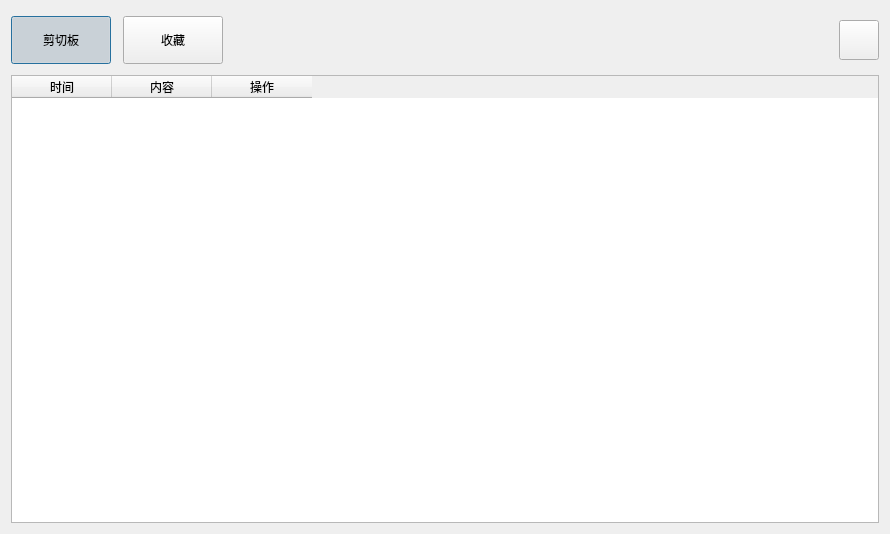
<?xml version="1.0" encoding="UTF-8"?>
<ui version="4.0">
 <class>Dialog</class>
 <widget class="QDialog" name="Dialog">
  <property name="geometry">
   <rect>
    <x>0</x>
    <y>0</y>
    <width>890</width>
    <height>534</height>
   </rect>
  </property>
  <property name="windowTitle">
   <string>MClip</string>
  </property>
  <layout class="QVBoxLayout" name="verticalLayout">
   <item>
    <layout class="QHBoxLayout" name="horizontalLayout">
     <property name="spacing">
      <number>12</number>
     </property>
     <property name="topMargin">
      <number>5</number>
     </property>
     <property name="bottomMargin">
      <number>5</number>
     </property>
     <item>
      <widget class="QPushButton" name="btnClipboard">
       <property name="minimumSize">
        <size>
         <width>100</width>
         <height>48</height>
        </size>
       </property>
       <property name="text">
        <string>剪切板</string>
       </property>
       <property name="checkable">
        <bool>true</bool>
       </property>
       <property name="checked">
        <bool>true</bool>
       </property>
       <attribute name="buttonGroup">
        <string notr="true">buttonGroup</string>
       </attribute>
      </widget>
     </item>
     <item>
      <widget class="QPushButton" name="btnFavorite">
       <property name="minimumSize">
        <size>
         <width>100</width>
         <height>48</height>
        </size>
       </property>
       <property name="text">
        <string>收藏</string>
       </property>
       <property name="checkable">
        <bool>true</bool>
       </property>
       <attribute name="buttonGroup">
        <string notr="true">buttonGroup</string>
       </attribute>
      </widget>
     </item>
     <item>
      <spacer name="horizontalSpacer">
       <property name="orientation">
        <enum>Qt::Horizontal</enum>
       </property>
       <property name="sizeHint" stdset="0">
        <size>
         <width>40</width>
         <height>20</height>
        </size>
       </property>
      </spacer>
     </item>
     <item>
      <widget class="QPushButton" name="btnSetting">
       <property name="minimumSize">
        <size>
         <width>40</width>
         <height>40</height>
        </size>
       </property>
       <property name="text">
        <string/>
       </property>
       <property name="checkable">
        <bool>true</bool>
       </property>
       <attribute name="buttonGroup">
        <string notr="true">buttonGroup</string>
       </attribute>
      </widget>
     </item>
    </layout>
   </item>
   <item>
    <widget class="QStackedWidget" name="stackedWidget">
     <widget class="QWidget" name="page_0">
      <layout class="QVBoxLayout" name="verticalLayout_3">
       <property name="leftMargin">
        <number>0</number>
       </property>
       <property name="topMargin">
        <number>0</number>
       </property>
       <property name="rightMargin">
        <number>0</number>
       </property>
       <property name="bottomMargin">
        <number>0</number>
       </property>
       <item>
        <widget class="QTableWidget" name="tableClipboard">
         <attribute name="horizontalHeaderStretchLastSection">
          <bool>false</bool>
         </attribute>
         <attribute name="verticalHeaderVisible">
          <bool>false</bool>
         </attribute>
         <column>
          <property name="text">
           <string>时间</string>
          </property>
         </column>
         <column>
          <property name="text">
           <string>内容</string>
          </property>
         </column>
         <column>
          <property name="text">
           <string>操作</string>
          </property>
         </column>
        </widget>
       </item>
      </layout>
     </widget>
     <widget class="QWidget" name="page_1">
      <layout class="QVBoxLayout" name="verticalLayout_2">
       <property name="leftMargin">
        <number>0</number>
       </property>
       <property name="topMargin">
        <number>0</number>
       </property>
       <property name="rightMargin">
        <number>0</number>
       </property>
       <property name="bottomMargin">
        <number>0</number>
       </property>
       <item>
        <widget class="QTableWidget" name="tableFavorite">
         <attribute name="horizontalHeaderStretchLastSection">
          <bool>false</bool>
         </attribute>
         <attribute name="verticalHeaderVisible">
          <bool>false</bool>
         </attribute>
         <column>
          <property name="text">
           <string>内容</string>
          </property>
         </column>
         <column>
          <property name="text">
           <string>操作</string>
          </property>
         </column>
        </widget>
       </item>
       <item>
        <layout class="QHBoxLayout" name="horizontalLayout_5">
         <item>
          <widget class="QLabel" name="label_4">
           <property name="minimumSize">
            <size>
             <width>100</width>
             <height>0</height>
            </size>
           </property>
           <property name="text">
            <string>新增：</string>
           </property>
          </widget>
         </item>
         <item>
          <widget class="QLineEdit" name="lineEdit">
           <property name="minimumSize">
            <size>
             <width>0</width>
             <height>40</height>
            </size>
           </property>
          </widget>
         </item>
         <item>
          <widget class="QPushButton" name="btnAddFavorite">
           <property name="minimumSize">
            <size>
             <width>0</width>
             <height>40</height>
            </size>
           </property>
           <property name="text">
            <string>确定</string>
           </property>
          </widget>
         </item>
         <item>
          <spacer name="horizontalSpacer_5">
           <property name="orientation">
            <enum>Qt::Horizontal</enum>
           </property>
           <property name="sizeHint" stdset="0">
            <size>
             <width>40</width>
             <height>20</height>
            </size>
           </property>
          </spacer>
         </item>
        </layout>
       </item>
      </layout>
     </widget>
     <widget class="QWidget" name="page_2">
      <layout class="QVBoxLayout" name="verticalLayout_5">
       <property name="spacing">
        <number>6</number>
       </property>
       <property name="leftMargin">
        <number>0</number>
       </property>
       <property name="topMargin">
        <number>0</number>
       </property>
       <property name="rightMargin">
        <number>0</number>
       </property>
       <property name="bottomMargin">
        <number>0</number>
       </property>
       <item>
        <widget class="QFrame" name="frame">
         <property name="frameShape">
          <enum>QFrame::StyledPanel</enum>
         </property>
         <property name="frameShadow">
          <enum>QFrame::Raised</enum>
         </property>
         <layout class="QVBoxLayout" name="verticalLayout_6">
          <item>
           <widget class="QGroupBox" name="groupBox">
            <property name="title">
             <string>清除数据</string>
            </property>
            <layout class="QVBoxLayout" name="verticalLayout_4">
             <property name="spacing">
              <number>12</number>
             </property>
             <item>
              <layout class="QHBoxLayout" name="horizontalLayout_2">
               <item>
                <widget class="QLabel" name="label">
                 <property name="minimumSize">
                  <size>
                   <width>300</width>
                   <height>0</height>
                  </size>
                 </property>
                 <property name="maximumSize">
                  <size>
                   <width>16777215</width>
                   <height>16777215</height>
                  </size>
                 </property>
                 <property name="text">
                  <string>清除剪切板历史记录：</string>
                 </property>
                </widget>
               </item>
               <item>
                <widget class="QPushButton" name="btnClearHistory">
                 <property name="minimumSize">
                  <size>
                   <width>120</width>
                   <height>32</height>
                  </size>
                 </property>
                 <property name="text">
                  <string>清除</string>
                 </property>
                </widget>
               </item>
               <item>
                <spacer name="horizontalSpacer_2">
                 <property name="orientation">
                  <enum>Qt::Horizontal</enum>
                 </property>
                 <property name="sizeHint" stdset="0">
                  <size>
                   <width>40</width>
                   <height>20</height>
                  </size>
                 </property>
                </spacer>
               </item>
              </layout>
             </item>
             <item>
              <layout class="QHBoxLayout" name="horizontalLayout_3">
               <item>
                <widget class="QLabel" name="label_2">
                 <property name="minimumSize">
                  <size>
                   <width>300</width>
                   <height>0</height>
                  </size>
                 </property>
                 <property name="maximumSize">
                  <size>
                   <width>16777215</width>
                   <height>16777215</height>
                  </size>
                 </property>
                 <property name="text">
                  <string>清除收藏记录：</string>
                 </property>
                </widget>
               </item>
               <item>
                <widget class="QPushButton" name="btnClearFavorite">
                 <property name="minimumSize">
                  <size>
                   <width>120</width>
                   <height>32</height>
                  </size>
                 </property>
                 <property name="text">
                  <string>清除</string>
                 </property>
                </widget>
               </item>
               <item>
                <spacer name="horizontalSpacer_3">
                 <property name="orientation">
                  <enum>Qt::Horizontal</enum>
                 </property>
                 <property name="sizeHint" stdset="0">
                  <size>
                   <width>40</width>
                   <height>20</height>
                  </size>
                 </property>
                </spacer>
               </item>
              </layout>
             </item>
            </layout>
           </widget>
          </item>
          <item>
           <spacer name="verticalSpacer">
            <property name="orientation">
             <enum>Qt::Vertical</enum>
            </property>
            <property name="sizeHint" stdset="0">
             <size>
              <width>20</width>
              <height>40</height>
             </size>
            </property>
           </spacer>
          </item>
         </layout>
        </widget>
       </item>
      </layout>
     </widget>
    </widget>
   </item>
  </layout>
 </widget>
 <resources/>
 <connections/>
 <buttongroups>
  <buttongroup name="buttonGroup"/>
 </buttongroups>
</ui>
